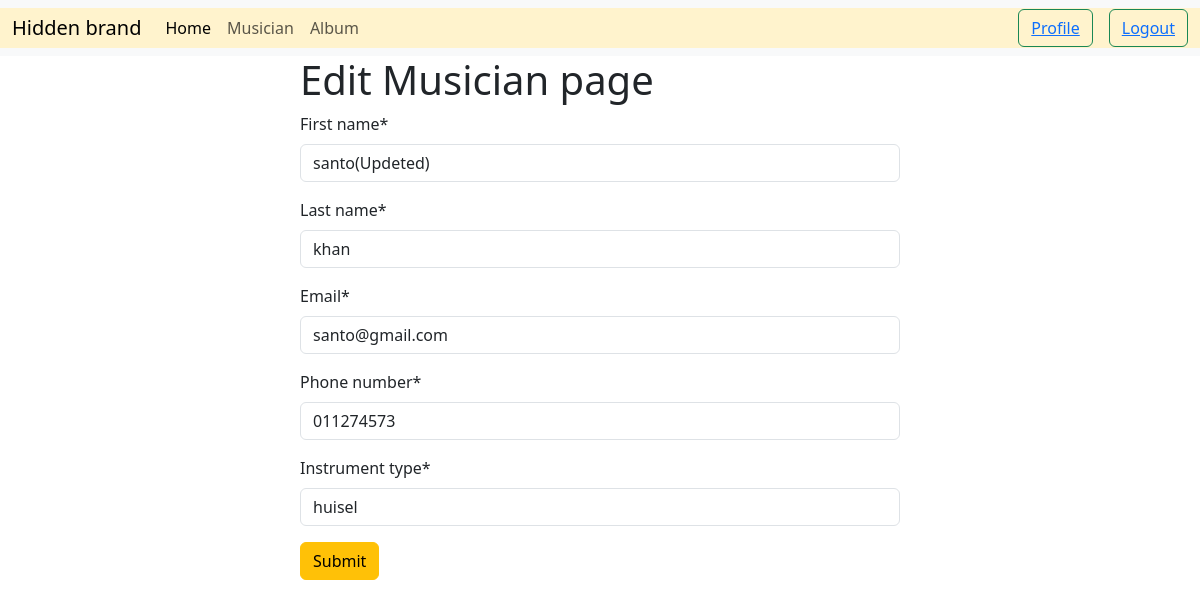
/musician/edit/8 (signed in), run on the app's committed database.
### musician/models.py (models this page shows, shortened)
class Musician(models.Model):
    first_name = models.CharField(max_length=100)
    last_name = models.CharField(max_length=100)
    email=models.EmailField()
    phone_number=models.CharField(max_length=12)
    instrument_type=models.CharField(max_length=100)

### musician/views.py (the view)
# urls.py: path('edit/<int:id>',views.edit_musician_view.as_view(), name='edit_musician'),
@method_decorator(login_required,name='dispatch')
class edit_musician_view(UpdateView):
    model = models.Musician
    form_class=forms.MusicianForm
    template_name='musician.html'
    pk_url_kwarg='id'
    success_url=reverse_lazy('home')
    def get_context_data(self, **kwargs):
        context=super().get_context_data(**kwargs)
        context['type']='Edit'
        return context

### musician/forms.py
class MusicianForm(forms.ModelForm):
    class Meta:
        model=Musician
        fields='__all__'

### musician/templates/musician.html (shortened to what this page needs)
{% extends "base.html" %}
{% load crispy_forms_tags %}
{% block content %}
<form method="post" style='width:50%; margin:auto '>
    <h1>{{type}} Musician page</h1>
    {{ form | crispy }}
    <button class="btn btn-warning">Submit</button>
</form>
{% endblock  %}

### data on the page
Musician: first_name "santo(Updeted)", last_name "khan", email "santo@gmail.com", phone_number "011274573", instrument_type "huisel"

### other printed values
{{ type }} "Edit"
